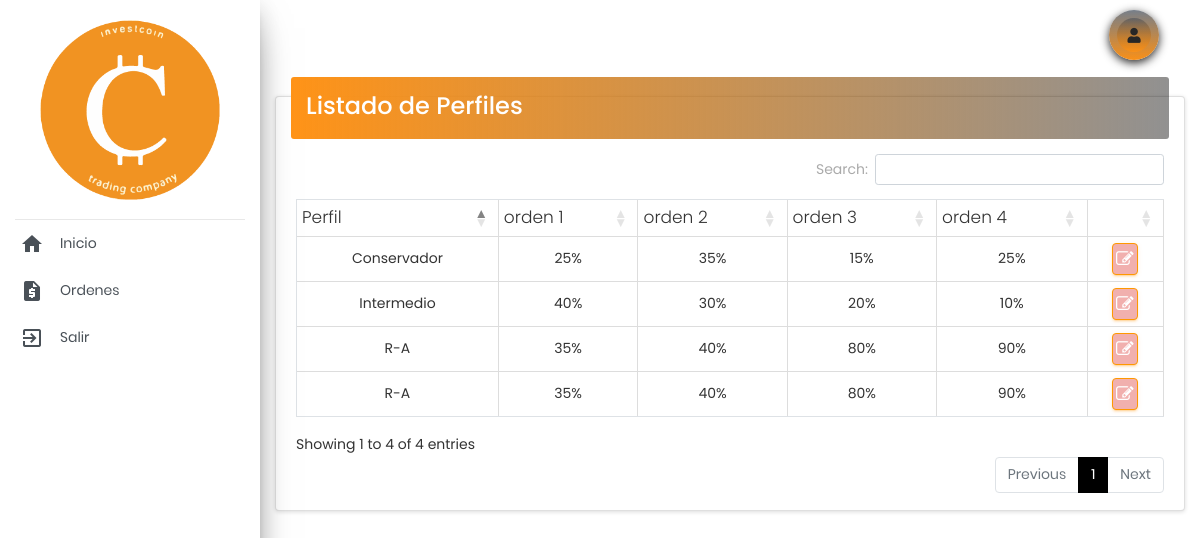
The app's page /listadoperfiles.php (signed in) with its own data.
### tables this page shows
CREATE TABLE `perfil` (
  `idPerfil` int(11) NOT NULL AUTO_INCREMENT,
  `perfil` varchar(50) NOT NULL,
  `orden1` float NOT NULL,
  `minOr1` float NOT NULL,
  `maxOr1` float NOT NULL,
  `orden2` float NOT NULL,
  `minOr2` float NOT NULL,
  `maxOr2` float NOT NULL,
  `orden3` float NOT NULL,
  `maxOr3` float NOT NULL,
  `minOr3` float NOT NULL,
  `orden4` float NOT NULL,
  `maxOr4` float NOT NULL,
  `minOr4` float NOT NULL,
  PRIMARY KEY (`idPerfil`)
);

### includes/funciones.php (called while the page is built, shortened)
<?php
function consulta_sql($sql)
{
	if ($_SERVER['SERVER_NAME'] == "localhost")
		$link = new mysqli('localhost', 'root', null, 'investcoin');
	else $link = new mysqli("192.168.0.63", "invertcoin1", "Laboulaye2021", "investcoin");
	$res = $link->query($sql);
	if (stristr(substr($sql, 0, 6), "SELECT")) {
		if ($res->num_rows > 0) {
			while ($row = $res->fetch_assoc()) {
				foreach ($row as $k => $v) $row[$k] = str_replace("´", "'", mb_detect_encoding($v, 'UTF-8', true) ? $v : utf8_encode($v));
				$array_result[] = $row;
			}
			return $array_result;
		} else {
			return false;
		}
	}
}

### listadoperfiles.php (the view, shortened to what this page needs)
<?php
include_once("includes/funciones.php");
?>
<!DOCTYPE html>
<html lang="es">
<body class="">
  <div class="wrapper ">
    <?php include_once('sidebar.php'); ?>
    <div class="main-panel">
      <?php include_once('navbar.php'); ?>
      <div class="container-fluid">
        <div class="col-md-12">
          <div class="d-sm-flex align-items-center justify-content-between ">
          </div>
        </div>
        <div class="card" style="margin-top:6.3em">
          <div class="card-header card-header-primary">
            <h4 class="card-title ">Listado de Perfiles
            </h4>
          </div>
          <div class="card-body">
            <div class="table-responsive">
              <?php
              $sql = "SELECT idPerfil, perfil, orden1, orden2, orden3,orden4 from perfil";
              if ($res = consulta_sql($sql)) {
                echo '
                <table class="table table-bordered table-hover table-responsive-md"  id="dataTable" style="width:100%">
                <thead class="background: black;color: white;">
                <tr>
                                <th>Perfil</th>
                                <th>orden 1</th>
                                <th>orden 2</th>
                                <th>orden 3</th>
                                <th>orden 4</th>
                                <th></th>
                              </tr>
                            </thead>
                            <tbody>
          				   ';
              }
              foreach ($res as $x) {
                echo '
                 <tr class="text-center">
                    <td>' . $x['perfil'] . '</td>
                    <td>' . $x['orden1'] . '%</td>
                    <td>' . $x['orden2'] . '%</td>
                    <td>' . $x['orden3'] . '%</td>
                    <td>' . $x['orden4'] . '%</td>
                    <td><button type="button" style="padding: 3px; margin:1px; background:#f1b0ae" class="btn btn-xs btn-warning" onclick="window.open(\'perfil.php?id=' . $x['idPerfil'] . '\',\'_self\')" data-toggle="tooltip" data-placement="top" title="Editar"><i class="fa fa-edit"></i> </button></td>
                </tr>
                ';
              }
              ?>
            </div>
          </div>
        </div>
      </div>
    </div>
  </div>
</body>
</html>

### css/main.css (style rules this page uses)
* { margin: 0px; padding: 0px; box-sizing: border-box; }
body, html { height: 100%; font-family: Poppins-Regular, sans-serif; }
h1,h2,h3,h4,h5,h6 { margin: 0px; }
button { outline: none !important; border: none; background: transparent; }

### records on screen
perfil: perfil "Conservador", orden1 "25", orden2 "35", orden3 "15", orden4 "25"
perfil: perfil "Intermedio", orden1 "40", orden2 "30", orden3 "20", orden4 "10"
perfil: perfil "R-A", orden1 "35", orden2 "40", orden3 "80", orden4 "90"
perfil: perfil "R-A", orden1 "35", orden2 "40", orden3 "80", orden4 "90"
